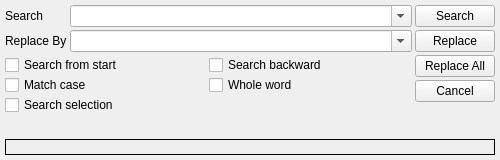
<ui version="4.0" >
 <author>Nox P@sNox</author>
 <comment></comment>
 <exportmacro></exportmacro>
 <class>ReplaceDialog</class>
 <widget class="QFrame" name="ReplaceDialog" >
  <property name="geometry" >
   <rect>
    <x>0</x>
    <y>0</y>
    <width>500</width>
    <height>160</height>
   </rect>
  </property>
  <property name="sizePolicy" >
   <sizepolicy>
    <hsizetype>7</hsizetype>
    <vsizetype>0</vsizetype>
    <horstretch>0</horstretch>
    <verstretch>0</verstretch>
   </sizepolicy>
  </property>
  <property name="windowTitle" >
   <string>Replace Dialog</string>
  </property>
  <property name="windowIcon" >
   <iconset resource="../../../../ide/src/resources/resources.qrc" >:/Icons/Icons/editreplace.png</iconset>
  </property>
  <layout class="QGridLayout" >
   <property name="margin" >
    <number>5</number>
   </property>
   <property name="spacing" >
    <number>3</number>
   </property>
   <item row="0" column="0" >
    <layout class="QVBoxLayout" >
     <property name="margin" >
      <number>0</number>
     </property>
     <property name="spacing" >
      <number>3</number>
     </property>
     <item>
      <layout class="QGridLayout" >
       <property name="margin" >
        <number>0</number>
       </property>
       <property name="spacing" >
        <number>3</number>
       </property>
       <item row="1" column="0" >
        <widget class="QLabel" name="lReplace" >
         <property name="sizePolicy" >
          <sizepolicy>
           <hsizetype>5</hsizetype>
           <vsizetype>0</vsizetype>
           <horstretch>0</horstretch>
           <verstretch>0</verstretch>
          </sizepolicy>
         </property>
         <property name="text" >
          <string>Replace By</string>
         </property>
        </widget>
       </item>
       <item row="1" column="1" >
        <widget class="QComboBox" name="cbReplace" >
         <property name="sizePolicy" >
          <sizepolicy>
           <hsizetype>7</hsizetype>
           <vsizetype>0</vsizetype>
           <horstretch>0</horstretch>
           <verstretch>0</verstretch>
          </sizepolicy>
         </property>
         <property name="editable" >
          <bool>true</bool>
         </property>
         <property name="autoCompletionCaseSensitivity" >
          <enum>Qt::CaseSensitive</enum>
         </property>
        </widget>
       </item>
       <item row="0" column="0" >
        <widget class="QLabel" name="lSearch" >
         <property name="sizePolicy" >
          <sizepolicy>
           <hsizetype>5</hsizetype>
           <vsizetype>0</vsizetype>
           <horstretch>0</horstretch>
           <verstretch>0</verstretch>
          </sizepolicy>
         </property>
         <property name="text" >
          <string>Search</string>
         </property>
        </widget>
       </item>
       <item row="0" column="1" >
        <widget class="QComboBox" name="cbSearch" >
         <property name="sizePolicy" >
          <sizepolicy>
           <hsizetype>7</hsizetype>
           <vsizetype>0</vsizetype>
           <horstretch>0</horstretch>
           <verstretch>0</verstretch>
          </sizepolicy>
         </property>
         <property name="editable" >
          <bool>true</bool>
         </property>
         <property name="autoCompletionCaseSensitivity" >
          <enum>Qt::CaseSensitive</enum>
         </property>
        </widget>
       </item>
      </layout>
     </item>
     <item>
      <layout class="QGridLayout" >
       <property name="margin" >
        <number>0</number>
       </property>
       <property name="spacing" >
        <number>0</number>
       </property>
       <item row="1" column="1" >
        <widget class="QCheckBox" name="cbWholeWord" >
         <property name="cursor" >
          <cursor>13</cursor>
         </property>
         <property name="text" >
          <string>Whole word</string>
         </property>
        </widget>
       </item>
       <item row="1" column="0" >
        <widget class="QCheckBox" name="cbMatchCase" >
         <property name="cursor" >
          <cursor>13</cursor>
         </property>
         <property name="text" >
          <string>Match case</string>
         </property>
        </widget>
       </item>
       <item row="0" column="0" >
        <widget class="QCheckBox" name="cbSearchFromStart" >
         <property name="cursor" >
          <cursor>13</cursor>
         </property>
         <property name="text" >
          <string>Search from start</string>
         </property>
        </widget>
       </item>
       <item row="0" column="1" >
        <widget class="QCheckBox" name="cbSearchBackward" >
         <property name="cursor" >
          <cursor>13</cursor>
         </property>
         <property name="text" >
          <string>Search backward</string>
         </property>
        </widget>
       </item>
       <item row="2" column="0" >
        <widget class="QCheckBox" name="cbSearchSelection" >
         <property name="cursor" >
          <cursor>13</cursor>
         </property>
         <property name="text" >
          <string>Search selection</string>
         </property>
        </widget>
       </item>
      </layout>
     </item>
     <item>
      <spacer>
       <property name="orientation" >
        <enum>Qt::Vertical</enum>
       </property>
       <property name="sizeHint" >
        <size>
         <width>3</width>
         <height>3</height>
        </size>
       </property>
      </spacer>
     </item>
    </layout>
   </item>
   <item row="0" column="1" >
    <layout class="QVBoxLayout" >
     <property name="margin" >
      <number>0</number>
     </property>
     <property name="spacing" >
      <number>3</number>
     </property>
     <item>
      <widget class="QPushButton" name="pbSearch" >
       <property name="sizePolicy" >
        <sizepolicy>
         <hsizetype>5</hsizetype>
         <vsizetype>0</vsizetype>
         <horstretch>0</horstretch>
         <verstretch>0</verstretch>
        </sizepolicy>
       </property>
       <property name="cursor" >
        <cursor>13</cursor>
       </property>
       <property name="text" >
        <string>Search</string>
       </property>
       <property name="icon" >
        <iconset resource="../../../../ide/src/resources/resources.qrc" >:/Icons/Icons/filefind.png</iconset>
       </property>
      </widget>
     </item>
     <item>
      <widget class="QPushButton" name="pbReplace" >
       <property name="sizePolicy" >
        <sizepolicy>
         <hsizetype>5</hsizetype>
         <vsizetype>0</vsizetype>
         <horstretch>0</horstretch>
         <verstretch>0</verstretch>
        </sizepolicy>
       </property>
       <property name="cursor" >
        <cursor>13</cursor>
       </property>
       <property name="text" >
        <string>Replace</string>
       </property>
       <property name="icon" >
        <iconset resource="../../../../ide/src/resources/resources.qrc" >:/Icons/Icons/editreplace.png</iconset>
       </property>
      </widget>
     </item>
     <item>
      <widget class="QPushButton" name="pbReplaceAll" >
       <property name="sizePolicy" >
        <sizepolicy>
         <hsizetype>0</hsizetype>
         <vsizetype>0</vsizetype>
         <horstretch>0</horstretch>
         <verstretch>0</verstretch>
        </sizepolicy>
       </property>
       <property name="cursor" >
        <cursor>13</cursor>
       </property>
       <property name="text" >
        <string>Replace All</string>
       </property>
       <property name="icon" >
        <iconset resource="../../../../ide/src/resources/resources.qrc" >:/Icons/Icons/editreplace.png</iconset>
       </property>
      </widget>
     </item>
     <item>
      <widget class="QPushButton" name="pbCancel" >
       <property name="sizePolicy" >
        <sizepolicy>
         <hsizetype>5</hsizetype>
         <vsizetype>0</vsizetype>
         <horstretch>0</horstretch>
         <verstretch>0</verstretch>
        </sizepolicy>
       </property>
       <property name="cursor" >
        <cursor>13</cursor>
       </property>
       <property name="text" >
        <string>Cancel</string>
       </property>
       <property name="icon" >
        <iconset resource="../../../../ide/src/resources/resources.qrc" >:/Icons/Icons/buttoncancel.png</iconset>
       </property>
      </widget>
     </item>
     <item>
      <spacer>
       <property name="orientation" >
        <enum>Qt::Vertical</enum>
       </property>
       <property name="sizeHint" >
        <size>
         <width>3</width>
         <height>3</height>
        </size>
       </property>
      </spacer>
     </item>
    </layout>
   </item>
   <item row="1" column="0" colspan="2" >
    <widget class="QLabel" name="lMessage" >
     <property name="sizePolicy" >
      <sizepolicy>
       <hsizetype>5</hsizetype>
       <vsizetype>0</vsizetype>
       <horstretch>0</horstretch>
       <verstretch>0</verstretch>
      </sizepolicy>
     </property>
     <property name="frameShape" >
      <enum>QFrame::Box</enum>
     </property>
    </widget>
   </item>
  </layout>
 </widget>
 <pixmapfunction></pixmapfunction>
 <resources>
  <include location="../../../../ide/src/resources/resources.qrc" />
 </resources>
 <connections>
  <connection>
   <sender>pbCancel</sender>
   <signal>clicked()</signal>
   <receiver>ReplaceDialog</receiver>
   <slot>hide()</slot>
   <hints>
    <hint type="sourcelabel" >
     <x>460</x>
     <y>108</y>
    </hint>
    <hint type="destinationlabel" >
     <x>491</x>
     <y>135</y>
    </hint>
   </hints>
  </connection>
 </connections>
</ui>
